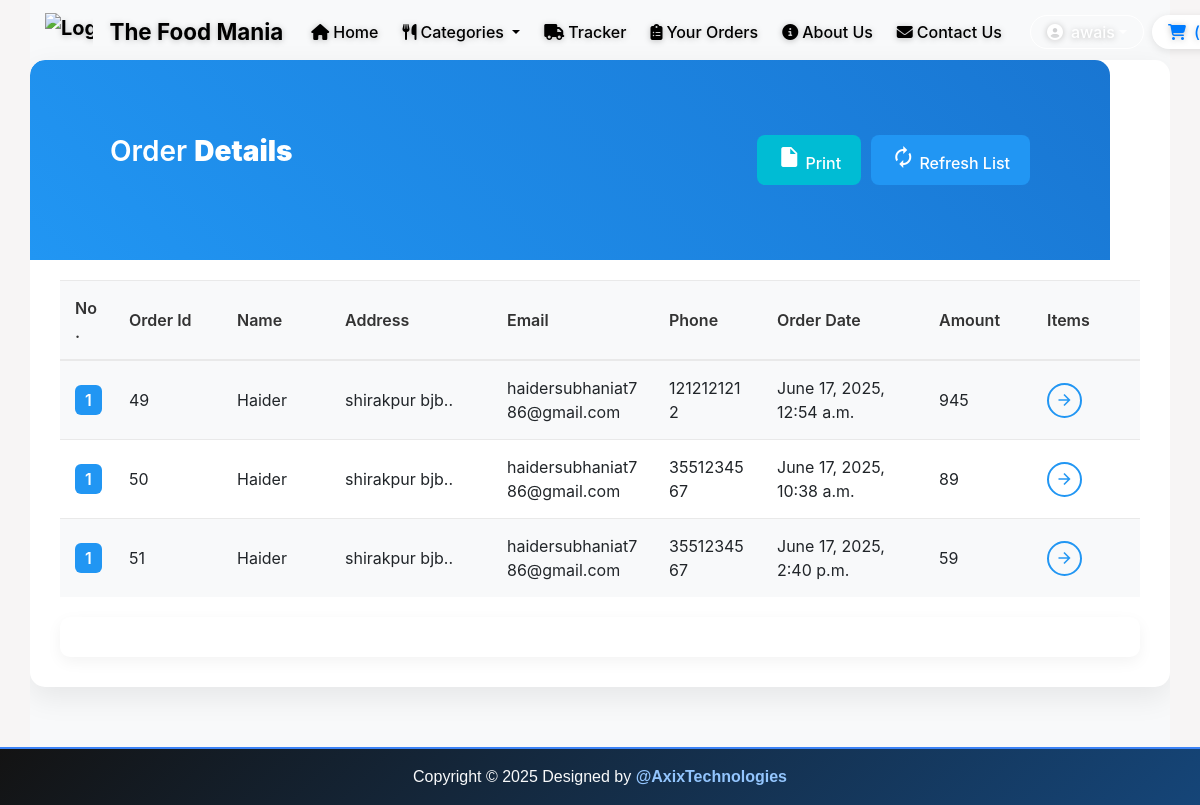
/shop/orderView/ (signed in), run on the app's committed database.
### shop/models.py (models this page shows)
class Orders(models.Model):
    order_id = models.AutoField(primary_key=True)
    items_json = models.CharField(max_length=5000)
    userId = models.IntegerField(default=0)
    amount = models.IntegerField(default=0)
    name = models.CharField(max_length=90)
    email = models.CharField(max_length=111)
    address = models.CharField(max_length=111)
    city = models.CharField(max_length=111)
    state = models.CharField(max_length=111)
    zip_code = models.CharField(max_length=111)
    phone = models.CharField(max_length=111, default="")
    timestamp = models.DateTimeField(default=timezone.now)

### shop/views.py (the view)
# urls.py: path('orderView/', views.orderView, name="orderView"),
def orderView(request):
    if request.user.is_authenticated:
        current_user = request.user
        orderHistory = Orders.objects.filter(userId=current_user.id)
        if len(orderHistory) == 0:
            messages.info(request, "You have not ordered.")
            return render(request, 'shop/orderView.html')
        return render(request, 'shop/orderView.html', {'orderHistory': orderHistory})
    return render(request, 'shop/orderView.html')

### shop/templates/shop/orderView.html (shortened to what this page needs)
{% extends 'shop/basic.html' %}
{% block body %}
{% if user.is_authenticated %}
<div class="container" id="cont">
    <div class="table-wrapper">
        <div class="table-title">
            <div class="row">
                <div class="col-sm-4">
                    <h2>Order <b>Details</b></h2>
                </div>
                <div class="col-sm-8">
                    <a href="/shop/orderView/" class="btn btn-primary"><i class="material-icons">&#xE863;</i> <span>Refresh List</span></a>
                    <a href="#" onclick="window.print()" class="btn btn-info"><i class="material-icons">&#xE24D;</i> <span>Print</span></a>
                </div>
            </div>
        </div>
        <table class="table table-striped table-hover">
            <thead>
                <tr>
                    <th>No.</th>
                    <th>Order Id</th>
                    <th>Name</th>
                    <th>Address</th>
                    <th>Email</th>
                    <th>Phone</th>
                    <th>Order Date</th>
                    <th>Amount</th>
                    <th>Items</th>
                </tr>
            </thead>
            <tbody>
                {% for i in orderHistory %}
                <tr>
                    <td class="count"></td>
                    <td>{{i.order_id}}</td>
                    <td>{{i.name}}</td>
                    <td data-toggle="tooltip" title="{{i.address}}">{{i.address|slice:"0:25"}}..</td>
                    <td>{{i.email}}</td>
                    <td>{{i.phone}}</td>
                    <td>{{i.timestamp}}</td>
                    <td>{{i.amount}}</td>
                    <td><a href="#" id="click{{i.order_id}}" class="view" title="View Details"><i class="material-icons">&#xE5C8;</i></a></td>
                </tr>
                {% endfor %}
            </tbody>
        </table>
        <div id="citems"></div>
    </div>
</div>
{% else %}
    <div id="cont2">
        <div class="alert alert-info">
            <font style="font-size:22px"><center>You need to <strong><a class="alert-link" data-toggle="modal" data-target="#loginModal">Login</a></strong></center></font>
        </div>
    </div>
{% endif %}
{% endblock %}

### shop/templates/shop/basic.html (shortened to what this page needs)
<!doctype html>
<html lang="en">
  <head>
    <link rel="stylesheet" href="https://stackpath.bootstrapcdn.com/bootstrap/4.2.1/css/bootstrap.min.css">
    <link rel="stylesheet" href="https://stackpath.bootstrapcdn.com/bootstrap/4.3.1/css/bootstrap.min.css">
    <link rel="stylesheet" href="https://use.fontawesome.com/releases/v5.8.2/css/all.css">
    <link rel="stylesheet" href="https://cdnjs.cloudflare.com/ajax/libs/font-awesome/6.4.0/css/all.min.css" />
  </head>
  <body>
<nav class="navbar navbar-expand-lg navbar-light shadow-sm py-2 fixed-top">
  <div class="container">
    <a class="navbar-brand font-weight-bold d-flex align-items-center" href="/shop">
      <img src="https://axixtechnologies.com/wp-content/uploads/2024/02/nnew-logo-white.png" alt="Logo" height="38" class="mr-2">
      <span class="ml-2" style="font-size:1.4rem;">The Food Mania</span>
    </a>
    <div class="collapse navbar-collapse" id="mainNavbar">
      <ul class="navbar-nav ml-auto align-items-center">
        <li class="nav-item mx-1"><a class="nav-link px-2" href="/shop"><i class="fas fa-home mr-1"></i>Home</a></li>
        <li class="nav-item dropdown mx-1" id="categoryList">
          <a class="nav-link dropdown-toggle px-2" href="#" id="categoryDropdown" role="button" data-toggle="dropdown">
            <i class="fas fa-utensils mr-1"></i>Categories
          </a>
        </li>
        <li class="nav-item mx-1"><a class="nav-link px-2" href="/shop/tracker"><i class="fas fa-truck mr-1"></i>Tracker</a></li>
        <li class="nav-item mx-1"><a class="nav-link px-2" href="/shop/orderView/"><i class="fas fa-clipboard-list mr-1"></i>Your Orders</a></li>
        <li class="nav-item mx-1"><a class="nav-link px-2" href="/shop/about"><i class="fas fa-info-circle mr-1"></i>About Us</a></li>
        <li class="nav-item mx-1"><a class="nav-link px-2" href="/shop/contact"><i class="fas fa-envelope mr-1"></i>Contact Us</a></li>
      </ul>
      <ul class="navbar-nav ml-3 align-items-center">
        {% if user.is_authenticated %}
        <li class="nav-item dropdown mr-2">
          <a class="btn btn-outline-primary rounded-pill dropdown-toggle d-flex align-items-center px-3 py-1" href="#" data-toggle="dropdown">
            <i class="fas fa-user-circle mr-2"></i>
            {{ request.user }}
          </a>
        </li>
        {% endif %}
        <li class="nav-item">
          <button class="btn btn-dark rounded-pill d-flex align-items-center px-3 py-1" id="popcart"
            data-container="body" data-html="true" data-toggle="popover" title="MyCart" data-placement="bottom" data-content="Bottom popover">
            <i class="fas fa-shopping-cart mr-2"></i>
            <span>(<span id="cart">0</span>)</span>
          </button>
        </li>
      </ul>
    </div>
  </div>
</nav>
    {% block body %} {% endblock %}
   <div class="footer container-fluid text-light">
  <div class="footer-content">
    <p class="text-center mb-0 py-3">
      Copyright © 2025 Designed by
      <a href="https://axixtechnologies.com" target="_blank" rel="noopener noreferrer" class="company-link">@AxixTechnologies</a>
    </p>
  </div>
</div>
  </body>
</html>

### shop/templates/shop/basic.html (style rules this page uses)
.footer { background: linear-gradient(135deg, #000000eb 0%, #154578 100%) !important; border-top: 2px solid #3B82F6; font-family: 'Poppins', sans-serif; }
.footer-content { max-width: 1200px; margin: 0 auto; padding: 0 20px; }
.company-link { color: #93C5FD !important; text-decoration: none; transition: all 0.3s ease; font-weight: 600; position: relative; }
.company-link:after { content: ''; position: absolute; width: 100%; height: 2px; bottom: -2px; left: 0; background-color: #3B82F6; transform: scaleX(0); transition: transform 0.3s ease; }

### data on the page
Orders: order_id "49", name "Haider", address "shirakpur bjb", email "haidersubhaniat786@gmail.com", phone "1212121212", timestamp "June 17, 2025, 12:54 a.m.", amount "945"
Orders: order_id "50", name "Haider", address "shirakpur bjb", email "haidersubhaniat786@gmail.com", phone "3551234567", timestamp "June 17, 2025, 10:38 a.m.", amount "89"
Orders: order_id "51", name "Haider", address "shirakpur bjb", email "haidersubhaniat786@gmail.com", phone "3551234567", timestamp "June 17, 2025, 2:40 p.m.", amount "59"

### other printed values
{{ request.user }} "awais"
